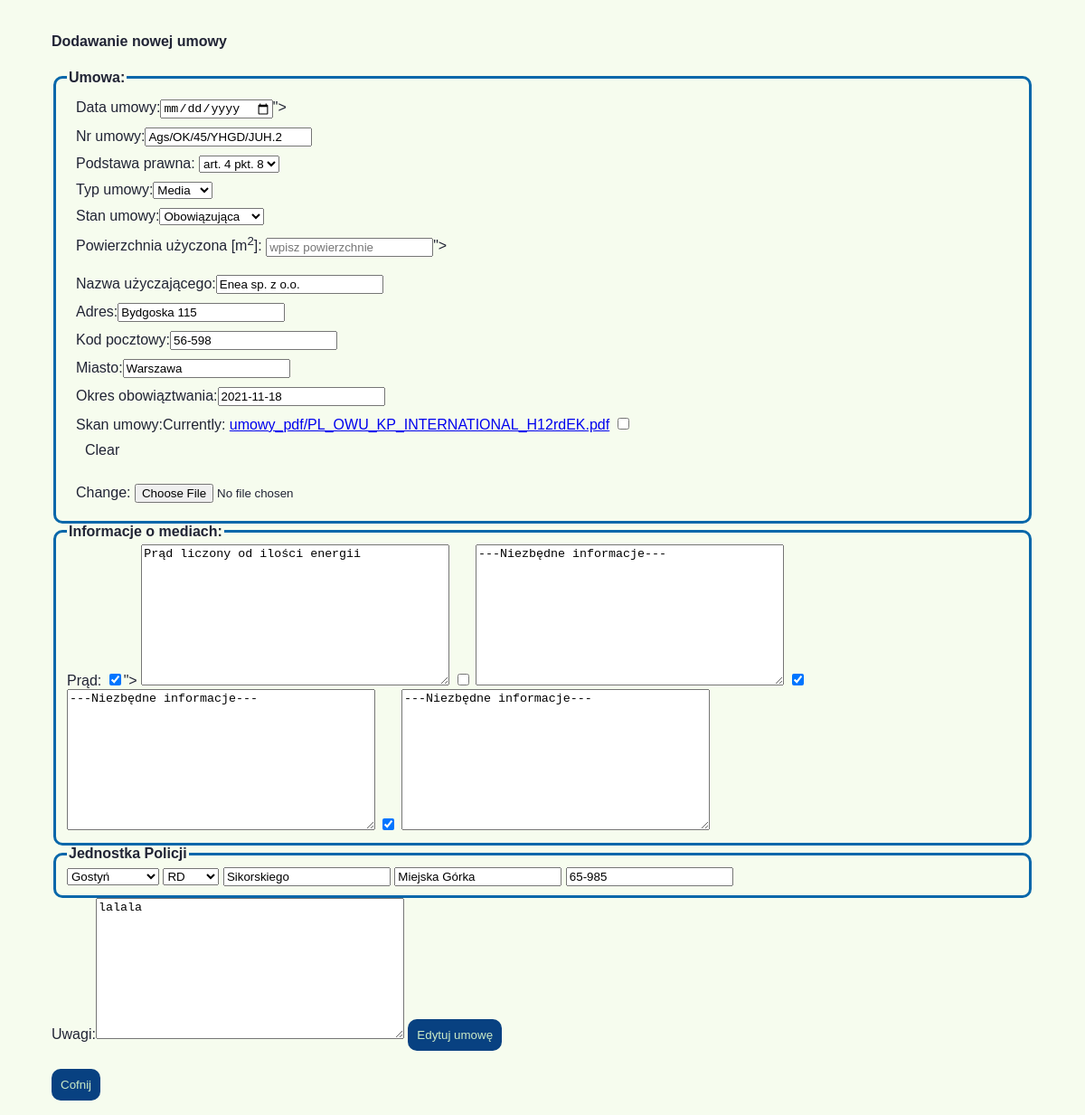
The app's page /umowy/edytuj/1/ (signed in), older data.
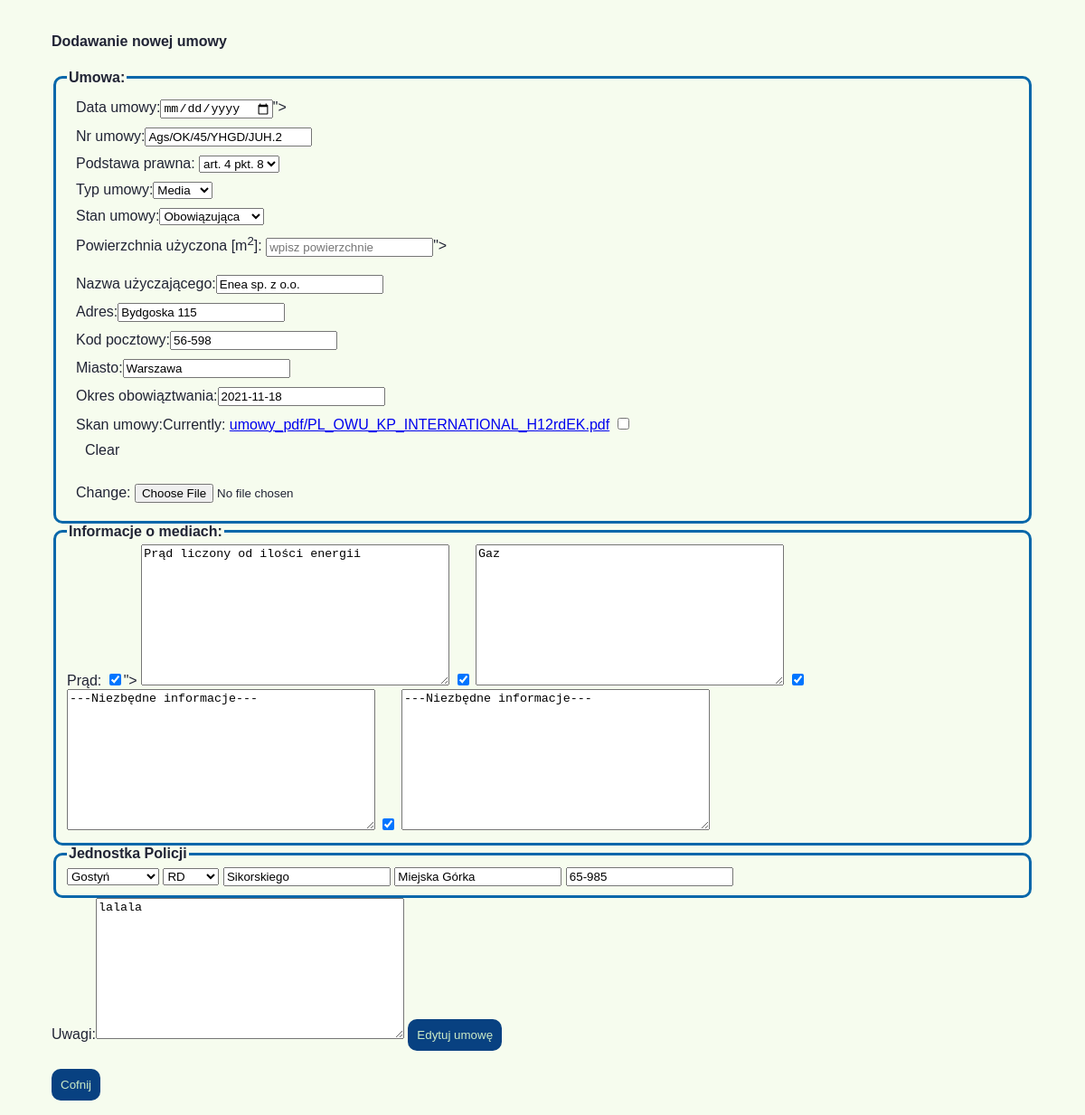
The same page, newer data.
### umowyapp/models.py (models this page shows, shortened)
class Umowy(models.Model):
    data_umowy = models.DateField(null=False)
    nr_umowy = models.CharField(max_length=20, null=True, default="BRAK")
    podstawa_prawna = models.ForeignKey(Podstawa_prawna, on_delete=models.CASCADE, null=True, blank=True)
    nazwa_uzyczajacego = models.CharField(max_length=30, null=True)
    adres_uzyczajacego = models.CharField(max_length=30, null=True)
    kod_pocztowy_uzyczajacego = models.CharField(max_length=6, null=True)
    miasto_uzyczajacego = models.CharField(max_length=20, null=True)
    okres_obowiazywania = models.DateField(blank=True, default="")
    typ_umowy = models.ForeignKey(Rodzaj_umowy, on_delete=models.CASCADE, null=False)
    pow_uzyczona = models.FloatField(max_length=4, null=True, blank=True)
    rodzaj_kosztow_prad = models.BooleanField()
    informacje_prad = models.TextField(null=True, default="---Niezbędne informacje---")
    rodzaj_kosztow_gaz = models.BooleanField()
    informacje_gaz = models.TextField(null=True, default="---Niezbędne informacje---")
    rodzaj_kosztow_woda = models.BooleanField()
    informacje_woda = models.TextField(null=True, default="---Niezbędne informacje---")
    rodzaj_kosztow_co = models.BooleanField()
    informacje_co = models.TextField(null=True, default="---Niezbędne informacje---")
    powiaty_jedn = models.ForeignKey(Powiaty_Wlkp, on_delete=models.CASCADE)
    rodzaj_jedn = models.ForeignKey(Rodzaje_jednostek, on_delete=models.CASCADE)
    adres_jedn = models.CharField(max_length=30, null=True)
    miasto_jedn = models.CharField(max_length=20, null=True)
    kod_pocztowy_jedn = models.CharField(max_length=6, null=True)
    skan_umowy = models.FileField(upload_to='umowy_pdf', null=True, blank=True)
    stan_umowy = models.ForeignKey(Stan_umow, on_delete=models.CASCADE)
    uwagi = models.TextField(null=True, blank=True, default="")
    deleted = models.BooleanField(null=False, default=0)

### umowyapp/views.py (the view)
# urls.py: path('edytuj/<int:id>/', edytuj_umowe, name="edytuj_umowe"),
@login_required
def edytuj_umowe(request, id):
    umowa_edit = get_object_or_404(Umowy, pk=id)
    umowa_form = UmowyForm(request.POST or None, request.FILES or None, instance=umowa_edit)
    if umowa_form.is_valid():
        umowa_form.save()
        return redirect(wszystkie_umowy)
    return render(request, 'umowa_form.html', {'umowa_form': umowa_form, 'nowy': False})

### umowyapp/models.py (called while the page is built)
    def __str__(self):
        return self.powiat_jedn()

    def powiat_jedn(self):
        return "{}".format(self.powiat)

    def __str__(self):
        return self.rodzaj_jedn()

    def rodzaj_jedn(self):
        return "{}".format(self.rodzaj)

    def __str__(self):
        return self.stan_umowy()

    def stan_umowy(self):
        return "{}".format(self.stan)

    def __str__(self):
        return self.rodzaj_um()

    def rodzaj_um(self):
        return "{}".format(self.rodz_um)

    def __str__(self):
        return self.podstawa_praw()

    def podstawa_praw(self):
        return "{}".format(self.podstawa)

### templates/umowa_form.html (shortened to what this page needs)
{%extends 'start.html'%}
{%load bootstrap%}
{%block strona%}
<h4> Dodawanie nowej umowy</h4>
<form method="post" enctype="multipart/form-data">
    <fieldset>
        <legend><b>Umowa:</b></legend>
        <div class="formularz">
            <label>Data umowy:<input type="date" value="{{umowa_form.data_umowy}}"></label>
            <label>Nr umowy:{{umowa_form.nr_umowy}}</label>
            <label>Podstawa prawna: {{umowa_form.podstawa_prawna}}</label>
            <label>Typ umowy:{{umowa_form.typ_umowy}}</label>
            <label>Stan umowy:{{umowa_form.stan_umowy}}</label>
            <label>Powierzchnia użyczona [m<sup>2</sup>]:
                <input type="number" placeholder="wpisz powierzchnie"
                       value="{{umowa_form.pow_uzyczona}}"></label>
        </div>
        <div class="formularz">
            <label>Nazwa użyczającego:{{umowa_form.nazwa_uzyczajacego}}</label>
            <label>Adres:{{umowa_form.adres_uzyczajacego}}</label>
            <label>Kod pocztowy:{{umowa_form.kod_pocztowy_uzyczajacego}}</label>
            <label>Miasto:{{umowa_form.miasto_uzyczajacego}}</label>
            <label>Okres obowiąztwania:{{umowa_form.okres_obowiazywania}}</label>
            <label>Skan umowy:{{umowa_form.skan_umowy}}</label>
        </div>
    </fieldset>
    <fieldset>
        <legend><b>Informacje o mediach:</b></legend>
        <span>Prąd: <input type="checkbox" value="{{umowa_form.rodzaj_kosztow_prad}}"></span>
        {{umowa_form.informacje_prad}}
        {{umowa_form.rodzaj_kosztow_gaz}}
        {{umowa_form.informacje_gaz}}
        {{umowa_form.rodzaj_kosztow_woda}}
        {{umowa_form.informacje_woda}}
        {{umowa_form.rodzaj_kosztow_co}}
        {{umowa_form.informacje_co}}
    </fieldset>
    <fieldset>
        <legend><b>Jednostka Policji</b></legend>
        {{umowa_form.powiaty_jedn}}
        {{umowa_form.rodzaj_jedn}}
        {{umowa_form.adres_jedn}}
        {{umowa_form.miasto_jedn}}
        {{umowa_form.kod_pocztowy_jedn}}
    </fieldset>
    <label>Uwagi:{{umowa_form.uwagi}}</label>
    {% if nowy %}
    <button type="submit" class="button-general">Dodaj umowę</button>
    {% else %}
    <button type="submit" class="button-general">Edytuj umowę</button>
    {% endif %}
</form>
<a href="{% url 'wszystkie_umowy'%}"><button class="button-general">Cofnij</button></a>
{%endblock%}

### templates/start.html (shortened to what this page needs)
{%load static%}
<!doctype html>
<html lang="pl">
<head>
    <link rel="stylesheet" href= "{%block css%}{% static 'style.css' %}{%endblock%}">
</head>
<body>
            {%block strona%} {%endblock%}
</body>
</html>

### umowyapp/static/style.css (style rules this page uses)
body { color: rgb(33, 36, 53); background-color: hsl(85,67%,96%); padding: 1rem 1%; font-family: arial; margin: auto 45px; }
.button-general { display:inline-block; background-color: hsl(212,88%,27%); color: hsl(109,49%,85%); width: auto; margin: 20px 8px auto auto; padding:10px; border-radius: 10px; border-style: none; -webkit-transition: all 1s ease; transition: all 1s ease; }
fieldset { border: solid 3px hsl(205,91%,35%); border-radius: 10px; }
.formularz { display:inline-block; }
.formularz label { margin: 10px; display: block; }

Row changes from the older to the newer data that the page shows:
changed Umowy "Ags/OK/45/YHGD/JUH.2": rodzaj_kosztow_gaz "☐" → "☑"; informacje_gaz "---Niezbędne informacje---" → "Gaz"
